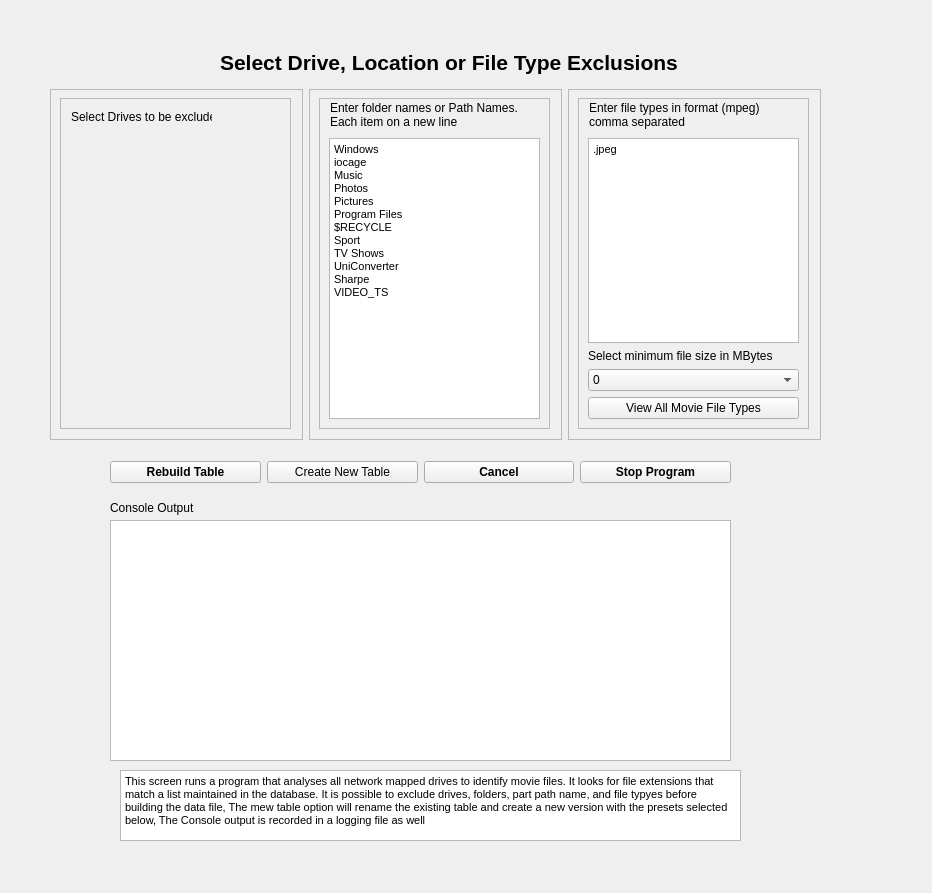
<?xml version="1.0" encoding="UTF-8"?>
<ui version="4.0">
 <class>CreateMasterdatabase</class>
 <widget class="QWidget" name="CreateMasterdatabase">
  <property name="geometry">
   <rect>
    <x>0</x>
    <y>0</y>
    <width>932</width>
    <height>893</height>
   </rect>
  </property>
  <property name="windowTitle">
   <string>Create Master Database</string>
  </property>
  <property name="autoFillBackground">
   <bool>false</bool>
  </property>
  <widget class="QLabel" name="label">
   <property name="geometry">
    <rect>
     <x>220</x>
     <y>50</y>
     <width>531</width>
     <height>25</height>
    </rect>
   </property>
   <property name="font">
    <font>
     <pointsize>16</pointsize>
     <weight>75</weight>
     <bold>true</bold>
    </font>
   </property>
   <property name="text">
    <string>Select Drive, Location or File Type Exclusions</string>
   </property>
   <property name="textFormat">
    <enum>Qt::RichText</enum>
   </property>
  </widget>
  <widget class="QWidget" name="layoutWidget">
   <property name="geometry">
    <rect>
     <x>110</x>
     <y>460</y>
     <width>621</width>
     <height>25</height>
    </rect>
   </property>
   <layout class="QHBoxLayout" name="horizontalLayout">
    <item>
     <widget class="QPushButton" name="BuildTableButton">
      <property name="font">
       <font>
        <weight>75</weight>
        <bold>true</bold>
       </font>
      </property>
      <property name="text">
       <string>Rebuild Table</string>
      </property>
     </widget>
    </item>
    <item>
     <widget class="QPushButton" name="NewTableButton">
      <property name="text">
       <string>Create New Table</string>
      </property>
     </widget>
    </item>
    <item>
     <widget class="QPushButton" name="CancelButton">
      <property name="font">
       <font>
        <weight>75</weight>
        <bold>true</bold>
       </font>
      </property>
      <property name="text">
       <string>Cancel</string>
      </property>
     </widget>
    </item>
    <item>
     <widget class="QPushButton" name="StopButton">
      <property name="font">
       <font>
        <weight>75</weight>
        <bold>true</bold>
       </font>
      </property>
      <property name="text">
       <string>Stop Program</string>
      </property>
     </widget>
    </item>
   </layout>
  </widget>
  <widget class="QTextEdit" name="consoleA">
   <property name="geometry">
    <rect>
     <x>110</x>
     <y>520</y>
     <width>621</width>
     <height>241</height>
    </rect>
   </property>
   <property name="autoFillBackground">
    <bool>false</bool>
   </property>
   <property name="styleSheet">
    <string notr="true">color: rgb(0, 0, 0);</string>
   </property>
   <property name="html">
    <string>&lt;!DOCTYPE HTML PUBLIC &quot;-//W3C//DTD HTML 4.0//EN&quot; &quot;http://www.w3.org/TR/REC-html40/strict.dtd&quot;&gt;
&lt;html&gt;&lt;head&gt;&lt;meta name=&quot;qrichtext&quot; content=&quot;1&quot; /&gt;&lt;style type=&quot;text/css&quot;&gt;
p, li { white-space: pre-wrap; }
&lt;/style&gt;&lt;/head&gt;&lt;body style=&quot; font-family:'MS Shell Dlg 2'; font-size:8.25pt; font-weight:400; font-style:normal;&quot;&gt;
&lt;p style=&quot;-qt-paragraph-type:empty; margin-top:0px; margin-bottom:0px; margin-left:0px; margin-right:0px; -qt-block-indent:0; text-indent:0px;&quot;&gt;&lt;br /&gt;&lt;/p&gt;&lt;/body&gt;&lt;/html&gt;</string>
   </property>
  </widget>
  <widget class="QLabel" name="label_8">
   <property name="geometry">
    <rect>
     <x>110</x>
     <y>500</y>
     <width>141</width>
     <height>16</height>
    </rect>
   </property>
   <property name="text">
    <string>Console Output</string>
   </property>
  </widget>
  <widget class="QTextEdit" name="textEdit_2">
   <property name="geometry">
    <rect>
     <x>120</x>
     <y>770</y>
     <width>621</width>
     <height>71</height>
    </rect>
   </property>
   <property name="html">
    <string>&lt;!DOCTYPE HTML PUBLIC &quot;-//W3C//DTD HTML 4.0//EN&quot; &quot;http://www.w3.org/TR/REC-html40/strict.dtd&quot;&gt;
&lt;html&gt;&lt;head&gt;&lt;meta name=&quot;qrichtext&quot; content=&quot;1&quot; /&gt;&lt;style type=&quot;text/css&quot;&gt;
p, li { white-space: pre-wrap; }
&lt;/style&gt;&lt;/head&gt;&lt;body style=&quot; font-family:'MS Shell Dlg 2'; font-size:8.25pt; font-weight:400; font-style:normal;&quot;&gt;
&lt;p style=&quot; margin-top:0px; margin-bottom:0px; margin-left:0px; margin-right:0px; -qt-block-indent:0; text-indent:0px;&quot;&gt;This screen runs a program that analyses all network mapped drives to identify movie files. It looks for file extensions that match a list maintained in the database. It is possible to exclude drives, folders, part path name, and file typyes before building the data file, The mew table option will rename the existing table and create a new version with the presets selected below, The Console output is recorded in a logging file as well&lt;/p&gt;&lt;/body&gt;&lt;/html&gt;</string>
   </property>
  </widget>
  <widget class="QWidget" name="layoutWidget">
   <property name="geometry">
    <rect>
     <x>50</x>
     <y>89</y>
     <width>771</width>
     <height>351</height>
    </rect>
   </property>
   <layout class="QHBoxLayout" name="horizontalLayout_2">
    <item>
     <widget class="QFrame" name="frame">
      <property name="frameShape">
       <enum>QFrame::StyledPanel</enum>
      </property>
      <property name="frameShadow">
       <enum>QFrame::Sunken</enum>
      </property>
      <widget class="QScrollArea" name="scrollArea">
       <property name="geometry">
        <rect>
         <x>10</x>
         <y>9</y>
         <width>231</width>
         <height>331</height>
        </rect>
       </property>
       <property name="verticalScrollBarPolicy">
        <enum>Qt::ScrollBarAsNeeded</enum>
       </property>
       <property name="widgetResizable">
        <bool>true</bool>
       </property>
       <widget class="QWidget" name="scrollAreaWidgetContents">
        <property name="geometry">
         <rect>
          <x>0</x>
          <y>0</y>
          <width>229</width>
          <height>329</height>
         </rect>
        </property>
        <widget class="QWidget" name="verticalLayoutWidget">
         <property name="geometry">
          <rect>
           <x>10</x>
           <y>30</y>
           <width>211</width>
           <height>291</height>
          </rect>
         </property>
         <layout class="QVBoxLayout" name="verticalLayout_2">
          <property name="leftMargin">
           <number>2</number>
          </property>
          <property name="topMargin">
           <number>2</number>
          </property>
          <property name="bottomMargin">
           <number>2</number>
          </property>
         </layout>
        </widget>
        <widget class="QLabel" name="label_2">
         <property name="geometry">
          <rect>
           <x>10</x>
           <y>10</y>
           <width>141</width>
           <height>16</height>
          </rect>
         </property>
         <property name="text">
          <string>Select Drives to be excluded</string>
         </property>
        </widget>
       </widget>
      </widget>
     </widget>
    </item>
    <item>
     <widget class="QFrame" name="frame_2">
      <property name="frameShape">
       <enum>QFrame::StyledPanel</enum>
      </property>
      <property name="frameShadow">
       <enum>QFrame::Sunken</enum>
      </property>
      <widget class="QScrollArea" name="scrollArea_2">
       <property name="geometry">
        <rect>
         <x>10</x>
         <y>9</y>
         <width>231</width>
         <height>331</height>
        </rect>
       </property>
       <property name="widgetResizable">
        <bool>true</bool>
       </property>
       <widget class="QWidget" name="scrollAreaWidgetContents_2">
        <property name="geometry">
         <rect>
          <x>0</x>
          <y>0</y>
          <width>229</width>
          <height>329</height>
         </rect>
        </property>
        <widget class="QWidget" name="verticalLayoutWidget_2">
         <property name="geometry">
          <rect>
           <x>9</x>
           <y>39</y>
           <width>211</width>
           <height>281</height>
          </rect>
         </property>
         <layout class="QVBoxLayout" name="verticalLayout_3">
          <item>
           <widget class="QTextEdit" name="textEdit_3">
            <property name="html">
             <string>&lt;!DOCTYPE HTML PUBLIC &quot;-//W3C//DTD HTML 4.0//EN&quot; &quot;http://www.w3.org/TR/REC-html40/strict.dtd&quot;&gt;
&lt;html&gt;&lt;head&gt;&lt;meta name=&quot;qrichtext&quot; content=&quot;1&quot; /&gt;&lt;style type=&quot;text/css&quot;&gt;
p, li { white-space: pre-wrap; }
&lt;/style&gt;&lt;/head&gt;&lt;body style=&quot; font-family:'MS Shell Dlg 2'; font-size:8.25pt; font-weight:400; font-style:normal;&quot;&gt;
&lt;p style=&quot; margin-top:0px; margin-bottom:0px; margin-left:0px; margin-right:0px; -qt-block-indent:0; text-indent:0px;&quot;&gt;Windows&lt;/p&gt;
&lt;p style=&quot; margin-top:0px; margin-bottom:0px; margin-left:0px; margin-right:0px; -qt-block-indent:0; text-indent:0px;&quot;&gt;iocage&lt;/p&gt;
&lt;p style=&quot; margin-top:0px; margin-bottom:0px; margin-left:0px; margin-right:0px; -qt-block-indent:0; text-indent:0px;&quot;&gt;Music&lt;/p&gt;
&lt;p style=&quot; margin-top:0px; margin-bottom:0px; margin-left:0px; margin-right:0px; -qt-block-indent:0; text-indent:0px;&quot;&gt;Photos&lt;/p&gt;
&lt;p style=&quot; margin-top:0px; margin-bottom:0px; margin-left:0px; margin-right:0px; -qt-block-indent:0; text-indent:0px;&quot;&gt;Pictures&lt;/p&gt;
&lt;p style=&quot; margin-top:0px; margin-bottom:0px; margin-left:0px; margin-right:0px; -qt-block-indent:0; text-indent:0px;&quot;&gt;Program Files&lt;/p&gt;
&lt;p style=&quot; margin-top:0px; margin-bottom:0px; margin-left:0px; margin-right:0px; -qt-block-indent:0; text-indent:0px;&quot;&gt;$RECYCLE&lt;/p&gt;
&lt;p style=&quot; margin-top:0px; margin-bottom:0px; margin-left:0px; margin-right:0px; -qt-block-indent:0; text-indent:0px;&quot;&gt;Sport&lt;/p&gt;
&lt;p style=&quot; margin-top:0px; margin-bottom:0px; margin-left:0px; margin-right:0px; -qt-block-indent:0; text-indent:0px;&quot;&gt;TV Shows&lt;/p&gt;
&lt;p style=&quot; margin-top:0px; margin-bottom:0px; margin-left:0px; margin-right:0px; -qt-block-indent:0; text-indent:0px;&quot;&gt;UniConverter&lt;/p&gt;
&lt;p style=&quot; margin-top:0px; margin-bottom:0px; margin-left:0px; margin-right:0px; -qt-block-indent:0; text-indent:0px;&quot;&gt;Sharpe&lt;/p&gt;
&lt;p style=&quot; margin-top:0px; margin-bottom:0px; margin-left:0px; margin-right:0px; -qt-block-indent:0; text-indent:0px;&quot;&gt;VIDEO_TS&lt;/p&gt;&lt;/body&gt;&lt;/html&gt;</string>
            </property>
           </widget>
          </item>
         </layout>
        </widget>
        <widget class="QLabel" name="label_3">
         <property name="geometry">
          <rect>
           <x>10</x>
           <y>0</y>
           <width>211</width>
           <height>31</height>
          </rect>
         </property>
         <property name="text">
          <string>Enter folder names or Path Names. Each item on a new line</string>
         </property>
         <property name="wordWrap">
          <bool>true</bool>
         </property>
        </widget>
       </widget>
      </widget>
     </widget>
    </item>
    <item>
     <widget class="QFrame" name="frame_3">
      <property name="frameShape">
       <enum>QFrame::StyledPanel</enum>
      </property>
      <property name="frameShadow">
       <enum>QFrame::Sunken</enum>
      </property>
      <widget class="QScrollArea" name="scrollArea_3">
       <property name="geometry">
        <rect>
         <x>10</x>
         <y>9</y>
         <width>231</width>
         <height>331</height>
        </rect>
       </property>
       <property name="widgetResizable">
        <bool>true</bool>
       </property>
       <widget class="QWidget" name="scrollAreaWidgetContents_3">
        <property name="geometry">
         <rect>
          <x>0</x>
          <y>0</y>
          <width>229</width>
          <height>329</height>
         </rect>
        </property>
        <widget class="QWidget" name="verticalLayoutWidget_3">
         <property name="geometry">
          <rect>
           <x>9</x>
           <y>39</y>
           <width>211</width>
           <height>281</height>
          </rect>
         </property>
         <layout class="QVBoxLayout" name="verticalLayout_4">
          <item>
           <widget class="QTextEdit" name="textEdit_4">
            <property name="html">
             <string>&lt;!DOCTYPE HTML PUBLIC &quot;-//W3C//DTD HTML 4.0//EN&quot; &quot;http://www.w3.org/TR/REC-html40/strict.dtd&quot;&gt;
&lt;html&gt;&lt;head&gt;&lt;meta name=&quot;qrichtext&quot; content=&quot;1&quot; /&gt;&lt;style type=&quot;text/css&quot;&gt;
p, li { white-space: pre-wrap; }
&lt;/style&gt;&lt;/head&gt;&lt;body style=&quot; font-family:'MS Shell Dlg 2'; font-size:8.25pt; font-weight:400; font-style:normal;&quot;&gt;
&lt;p style=&quot; margin-top:0px; margin-bottom:0px; margin-left:0px; margin-right:0px; -qt-block-indent:0; text-indent:0px;&quot;&gt;.jpeg&lt;/p&gt;&lt;/body&gt;&lt;/html&gt;</string>
            </property>
           </widget>
          </item>
          <item>
           <widget class="QLabel" name="label_5">
            <property name="text">
             <string>Select minimum file size in MBytes</string>
            </property>
           </widget>
          </item>
          <item>
           <widget class="QComboBox" name="SizeLimitCombo">
            <item>
             <property name="text">
              <string>0</string>
             </property>
            </item>
            <item>
             <property name="text">
              <string>10</string>
             </property>
            </item>
            <item>
             <property name="text">
              <string>100</string>
             </property>
            </item>
            <item>
             <property name="text">
              <string>250</string>
             </property>
            </item>
            <item>
             <property name="text">
              <string>500</string>
             </property>
            </item>
            <item>
             <property name="text">
              <string>1000</string>
             </property>
            </item>
           </widget>
          </item>
          <item>
           <widget class="QPushButton" name="movieTypeButton">
            <property name="text">
             <string>View All Movie File Types</string>
            </property>
           </widget>
          </item>
         </layout>
        </widget>
        <widget class="QLabel" name="label_4">
         <property name="geometry">
          <rect>
           <x>10</x>
           <y>0</y>
           <width>211</width>
           <height>31</height>
          </rect>
         </property>
         <property name="text">
          <string>Enter file types in format (mpeg) comma separated</string>
         </property>
         <property name="wordWrap">
          <bool>true</bool>
         </property>
        </widget>
       </widget>
      </widget>
     </widget>
    </item>
   </layout>
  </widget>
 </widget>
 <resources/>
 <connections/>
</ui>
